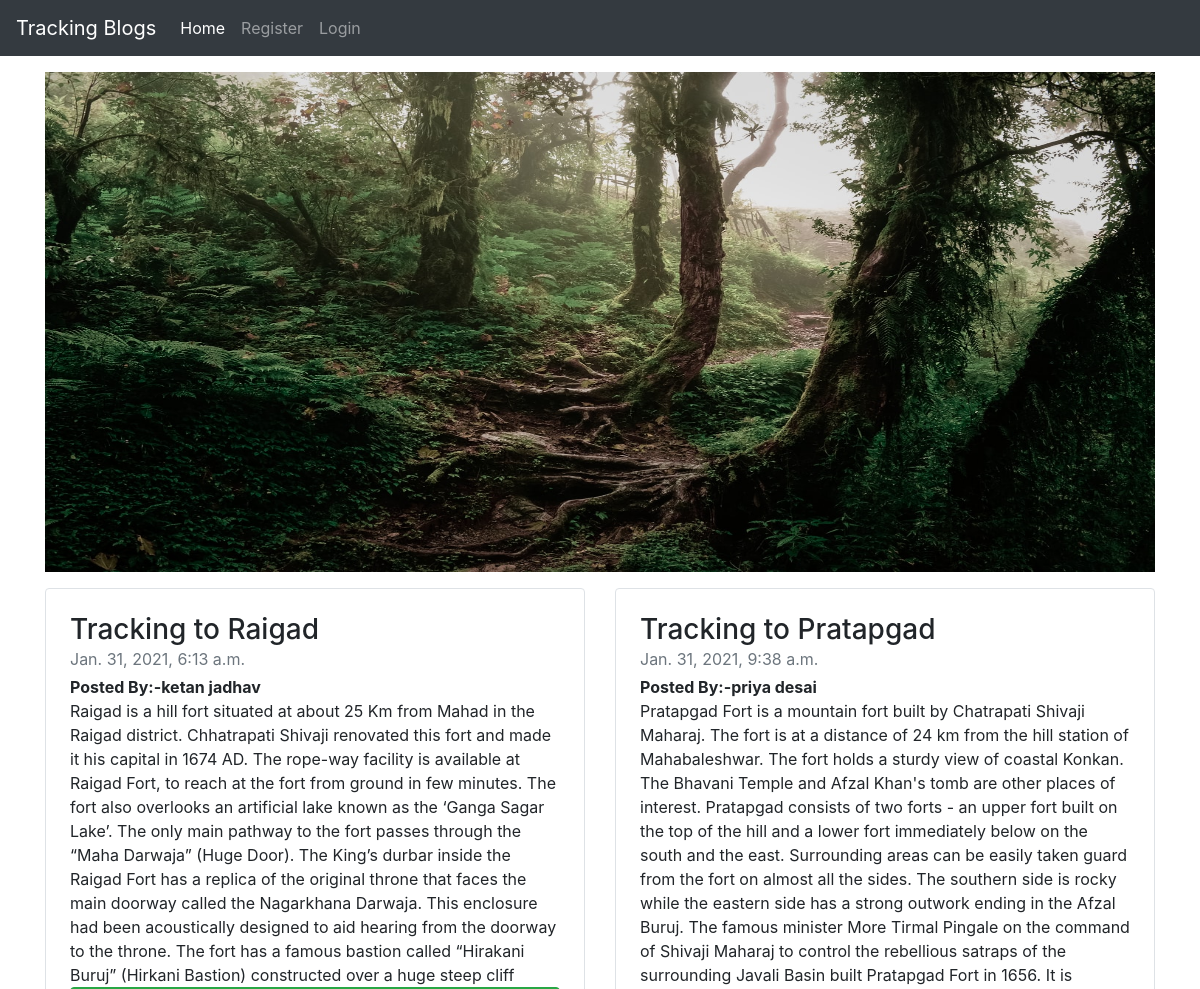
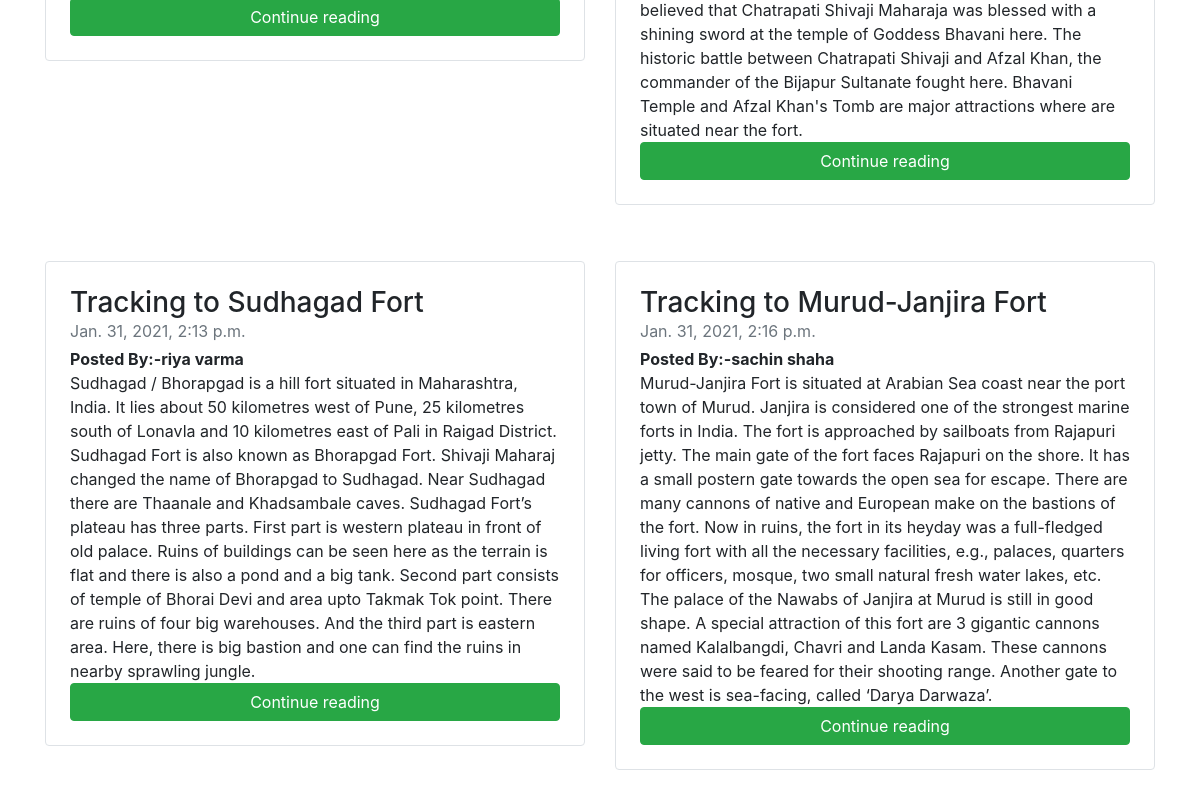
The page / on the database its author committed (2 pictures, top to bottom).
### myapp1/models.py (models this page shows, shortened)
class Blog(models.Model):
    user_id = models.ForeignKey(User,on_delete=models.CASCADE)
    title = models.CharField(max_length=150)
    dsc = models.TextField()
    date = models.DateTimeField(auto_now_add=True,null=True)

### myapp1/views.py (the view)
# urls.py: path('', views.index,name='index'),
def index(request):
    blog = Blog.objects.all()
    context={'blogs':blog}
    return render(request,'home.html',context)

### templates/home.html (shortened to what this page needs)
{% extends 'base.html' %}
{% block body %}
{% load static %}
<div class="container my-3">
    <img src="{% static 'img/track.jpg' %}" style='width:100%;height:500px;'>
  <div class="row mb-2">
  {% for blog in blogs %}
    <div class="col-md-6 my-3">
      <div class="row no-gutters border rounded overflow-hidden flex-md-row mb-4 shadow-sm h-md-250 position-relative">
        <div class="col p-4 d-flex flex-column position-static">
          <h3 class="mb-0">{{blog.title}}</h3>
          <div class="mb-1 text-muted">{{blog.date}}</div>
          <b>Posted By:-{{blog.user_id.username}}</b>
          <p class="card-text mb-auto">{{blog.dsc}}</p>
          <a href="blog_detail/{{blog.id}}" class="stretched-link btn btn-success">Continue reading</a>
        </div>
      </div>
    </div>
    {% endfor %}
  </div>
</div>
{% endblock body %}

### templates/base.html (shortened to what this page needs)
{% load static %}
<!doctype html>
<html lang="en">
  <head>
    <link rel="stylesheet" href="{% static "css/style.css"%}">
    <link rel="stylesheet" href="https://maxcdn.bootstrapcdn.com/bootstrap/4.0.0/css/bootstrap.min.css">
  </head>
  <body>
    <nav class="navbar navbar-expand-lg navbar-dark bg-dark">
        <a class="navbar-brand" href="#">Tracking Blogs</a>
        <div class="collapse navbar-collapse" id="navbarSupportedContent">
          <ul class="navbar-nav mr-auto">
            <li class="nav-item active">
              <a class="nav-link" href="/">Home <span class="sr-only">(current)</span></a>
            </li>
            {% if user.is_authenticated %}
            <li class="nav-item">
              <a class="nav-link" href="/">{{request.user}}</a>
            </li>
            <li class="nav-item">
              <a class="nav-link" href="post_blog">Post Blog</a>
            </li>
            <li class="nav-item">
              <a class="nav-link" href="logout">Logout</a>
            </li>
            {% else %}
            <li class="nav-item">
              <a class="nav-link" href="register">Register</a>
            </li>
            <li class="nav-item">
              <a class="nav-link" href="login">Login</a>
            </li>
            {% endif %}
          </ul>
        </div>
      </nav>
  {% block body %}
  {% endblock body %}
  </body>
</html>

### static/css/style.css (style rules this page uses)
body { background-image:url(https://images.unsplash.com/photo-1449247709967-d4461a6a6103?ixlib=rb-1.2.1&ixid=MXwxMjA3fDB8MHxzZWFyY2h8Mjc5fHxwbGFpbiUyMGJhY2tncm91bmR8ZW58MHx8MHw%3D&auto=format&fit=crop&w=500&q=60); background-repeat: no-repeat; background-size: cover; }

### rows shown on the page
Blog: title "Tracking to Raigad", date "Jan. 31, 2021, 6:13 a.m.", user_id.username "ketan jadhav", dsc "Raigad is a hill fort situated at about 25 Km from Mahad in the Raigad district. Chhatrapati Shivaji renovated this fort and made it his capital in 1674 AD. The rope-way facility is available at Raigad Fort, to reach at the fort from ground in few minutes. The fort also overlooks an artificial lake known as the ‘Ganga Sagar Lake’. The only main pathway to the fort passes through the “Maha Darwaja” (Huge Door). The King’s durbar inside the Raigad Fort has a replica of the original throne that faces the main doorway called the Nagarkhana Darwaja. This enclosure had been acoustically designed to aid hearing from the doorway to the throne. The fort has a famous bastion called “Hirakani Buruj”…"
Blog: title "Tracking to Pratapgad", date "Jan. 31, 2021, 9:38 a.m.", user_id.username "priya desai", dsc "Pratapgad Fort is a mountain fort built by Chatrapati Shivaji Maharaj. The fort is at a distance of 24 km from the hill station of Mahabaleshwar. The fort holds a sturdy view of coastal Konkan. The Bhavani Temple and Afzal Khan's tomb are other places of interest. Pratapgad consists of two forts - an upper fort built on the top of the hill and a lower fort immediately below on the south and the east. Surrounding areas can be easily taken guard from the fort on almost all the sides. The southern side is rocky while the eastern side has a strong outwork ending in the Afzal Buruj. The famous minister More Tirmal Pingale on the command of Shivaji Maharaj to control the rebellious satraps of the…"
Blog: title "Tracking to Sudhagad Fort", date "Jan. 31, 2021, 2:13 p.m.", user_id.username "riya varma", dsc "Sudhagad / Bhorapgad is a hill fort situated in Maharashtra, India. It lies about 50 kilometres west of Pune, 25 kilometres south of Lonavla and 10 kilometres east of Pali in Raigad District. Sudhagad Fort is also known as Bhorapgad Fort. Shivaji Maharaj changed the name of Bhorapgad to Sudhagad. Near Sudhagad there are Thaanale and Khadsambale caves. Sudhagad Fort’s plateau has three parts. First part is western plateau in front of old palace. Ruins of buildings can be seen here as the terrain is flat and there is also a pond and a big tank. Second part consists of temple of Bhorai Devi and area upto Takmak Tok point. There are ruins of four big warehouses. And the third part is eastern…"
Blog: title "Tracking to Murud-Janjira Fort", date "Jan. 31, 2021, 2:16 p.m.", user_id.username "sachin shaha", dsc "Murud-Janjira Fort is situated at Arabian Sea coast near the port town of Murud. Janjira is considered one of the strongest marine forts in India. The fort is approached by sailboats from Rajapuri jetty. The main gate of the fort faces Rajapuri on the shore. It has a small postern gate towards the open sea for escape. There are many cannons of native and European make on the bastions of the fort. Now in ruins, the fort in its heyday was a full-fledged living fort with all the necessary facilities, e.g., palaces, quarters for officers, mosque, two small natural fresh water lakes, etc. The palace of the Nawabs of Janjira at Murud is still in good shape. A special attraction of this fort are 3…"
